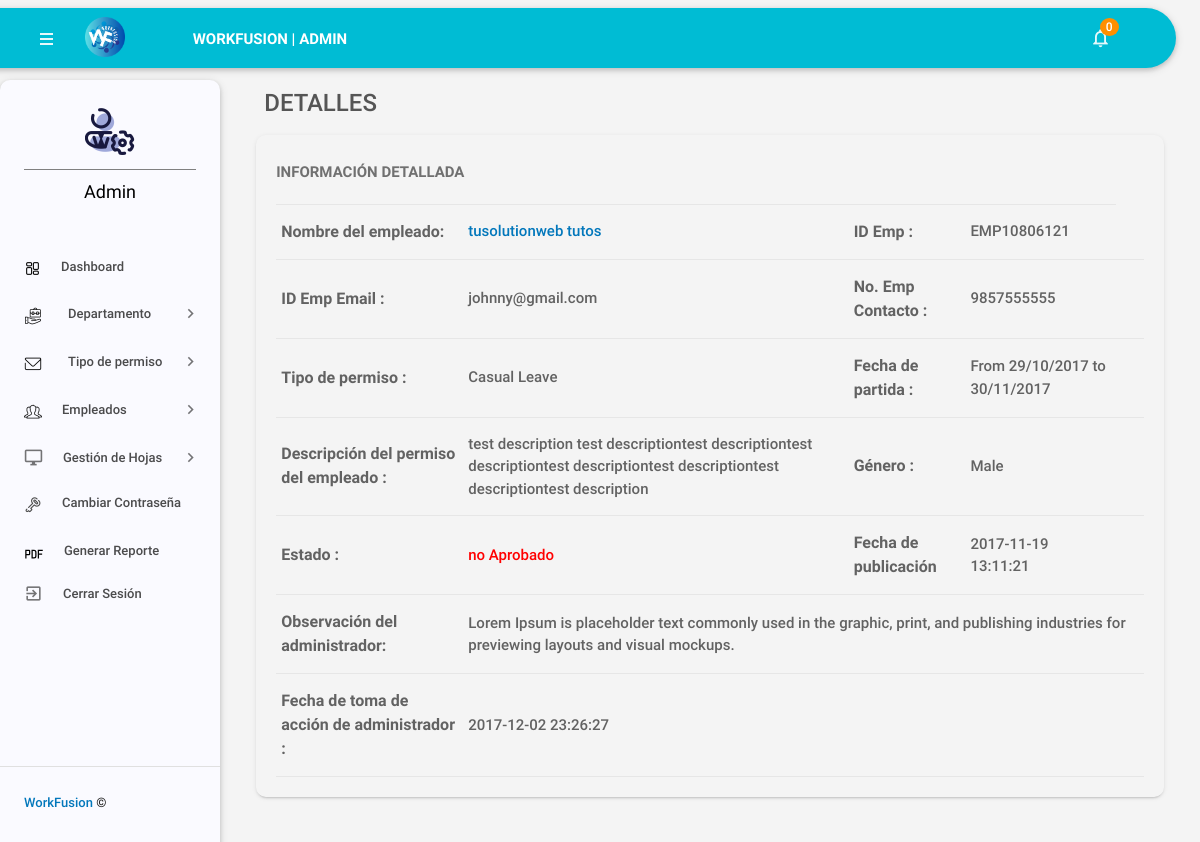
Before: /admin/leave-details.php?leaveid=7 (signed in) with the older database file.
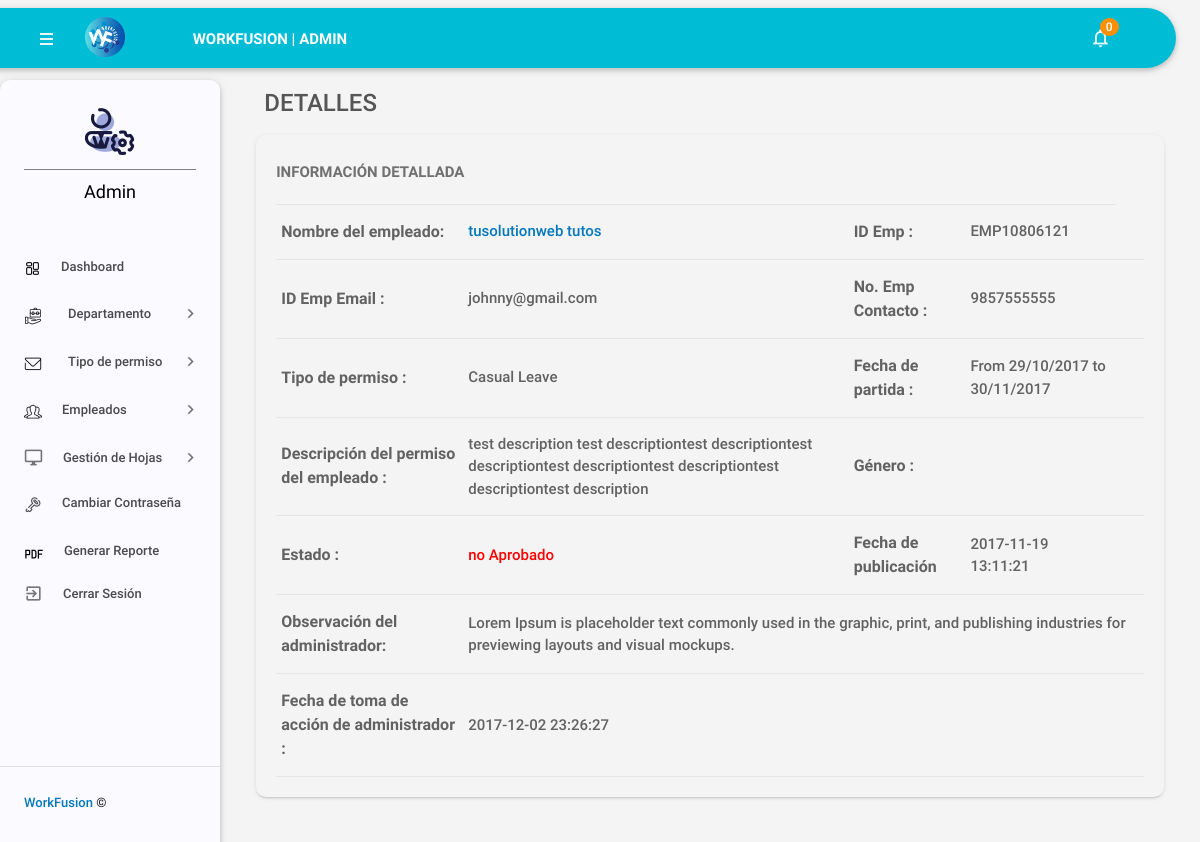
After: the same page with the newer database file.
### tables this page shows
CREATE TABLE `tblleaves` (
  `id` int(11) NOT NULL,
  `LeaveType` varchar(110) NOT NULL,
  `ToDate` varchar(120) NOT NULL,
  `FromDate` varchar(120) NOT NULL,
  `Description` mediumtext NOT NULL,
  `PostingDate` timestamp NOT NULL DEFAULT current_timestamp(),
  `AdminRemark` mediumtext DEFAULT NULL,
  `AdminRemarkDate` varchar(120) DEFAULT NULL,
  `Status` int(1) NOT NULL,
  `IsRead` int(1) NOT NULL,
  `empid` int(11) DEFAULT NULL
);

CREATE TABLE `tblemployees` (
  `id` int(11) NOT NULL,
  `EmpId` varchar(100) NOT NULL,
  `FirstName` varchar(150) NOT NULL,
  `LastName` varchar(150) NOT NULL,
  `EmailId` varchar(200) NOT NULL,
  `Password` varchar(180) NOT NULL,
  `Gender` varchar(100) NOT NULL,
  `Dob` varchar(100) NOT NULL,
  `Department` varchar(255) NOT NULL,
  `Address` varchar(255) NOT NULL,
  `City` varchar(200) NOT NULL,
  `Country` varchar(150) NOT NULL,
  `Phonenumber` char(11) NOT NULL,
  `Status` int(1) NOT NULL,
  `RegDate` timestamp NOT NULL DEFAULT current_timestamp()
);

### admin/leave-details.php (the view, shortened to what the changed rows need)
<?php
include('includes/config.php');
if (strlen($_SESSION['alogin']) == 0) {
    header('location:index.php');
} else {
    ?>
    <!DOCTYPE html>
    <html lang="es">
    <head>
        <link type="text/css" rel="stylesheet" href="../assets/plugins/materialize/css/materialize.min.css" />
        <link href="../assets/plugins/material-preloader/css/materialPreloader.min.css" rel="stylesheet">
        <link href="../assets/plugins/datatables/css/jquery.dataTables.min.css" rel="stylesheet">
        <link href="../assets/plugins/google-code-prettify/prettify.css" rel="stylesheet" type="text/css" />
        <link href="../assets/css/alpha.min.css" rel="stylesheet" type="text/css" />
        <link href="../assets/css/custom.css" rel="stylesheet" type="text/css" />
    </head>
    <body>
        <?php include('includes/header.php'); ?>
        <main class="mn-inner">
            <div class="row">
                <div class="col s12 m12 l12">
                    <div class="card">
                        <div class="card-content">
                            <table id="example" class="display responsive-table ">
                                <tbody>
                                    <?php
                                    $lid = intval($_GET['leaveid']);
                                    $sql = "SELECT tblleaves.id as lid,tblemployees.FirstName,tblemployees.LastName,tblemployees.EmpId,tblemployees.id,tblemployees.Gender,tblemployees.Phonenumber,tblemployees.EmailId,tblleaves.LeaveType,tblleaves.ToDate,tblleaves.FromDate,tblleaves.Description,tblleaves.PostingDate,tblleaves.Status,tblleaves.AdminRemark,tblleaves.AdminRemarkDate from tblleaves join tblemployees on tblleaves.empid=tblemployees.id where tblleaves.id=:lid";
                                    $query = $dbh->prepare($sql);
                                    $query->bindParam(':lid', $lid, PDO::PARAM_STR);
                                    $query->execute();
                                    $results = $query->fetchAll(PDO::FETCH_OBJ);
                                    if ($query->rowCount() > 0) {
                                        foreach ($results as $result) {
                                            ?>
                                            <tr>
                                                <td style="font-size:16px;"> <b>Nombre del empleado:</b></td>
                                                <td><a href="editemployee.php?empid=<?php echo htmlentities($result->id); ?>"
                                                        target="_blank">
                                                        <?php echo htmlentities($result->FirstName . " " . $result->LastName); ?></a>
                                                </td>
                                                <td style="font-size:16px;"><b> ID Emp :</b></td>
                                                <td><?php echo htmlentities($result->EmpId); ?></td>
                                            </tr>
                                            <tr>
                                                <td style="font-size:16px;"><b>ID Emp Email :</b></td>
                                                <td><?php echo htmlentities($result->EmailId); ?></td>
                                                <td style="font-size:16px;"><b>No. Emp Contacto :</b></td>
                                                <td><?php echo htmlentities($result->Phonenumber); ?></td>
                                                <td>&nbsp;</td>
                                                <td>&nbsp;</td>
                                            </tr>
                                            <tr>
                                                <td style="font-size:16px;"><b>Tipo de permiso :</b></td>
                                                <td><?php echo htmlentities($result->LeaveType); ?></td>
                                                <td style="font-size:16px;"><b>Fecha de partida :</b></td>
                                                <td>From <?php echo htmlentities($result->FromDate); ?> to
                                                    <?php echo htmlentities($result->ToDate); ?>
                                                </td>
                                            </tr>
                                            <tr>
                                                <td style="font-size:16px;"><b>Descripción del permiso del empleado : </b></td>
                                                <td colspan="1"><?php echo htmlentities($result->Description); ?></td>
                                                <td style="font-size:16px;"><b>Género :</b></td>
                                                <td><?php echo htmlentities($result->Gender); ?></td>
                                            </tr>
                                            <tr>
                                                <td style="font-size:16px;"><b>Estado :</b></td>
                                                <td colspan="1"><?php $stats = $result->Status;
                                                    ?>
                                                    <?php }
                                                if ($stats == 2) { ?>
                                                        <span style="color: red">no Aprobado</span>
                                                    <?php }
                                                if ($stats == 0) { ?>
                                                </td>
                                                <td style="font-size:16px;"><b>Fecha de publicación</b></td>
                                                <td><?php echo htmlentities($result->PostingDate); ?></td>
                                            </tr>
                                            <tr>
                                                <td style="font-size:16px;"><b>Observación del administrador: </b></td>
                                                <td colspan="5"><?php
                                                if ($result->AdminRemark == "") {
                                                    echo "waiting for Approval";
                                                } else {
                                                    echo htmlentities($result->AdminRemark);
                                                }
                                                ?></td>
                                            </tr>
                                            <tr>
                                                <td style="font-size:16px;"><b>Fecha de toma de acción de administrador : </b></td>
                                                <td colspan="5"><?php
                                                if ($result->AdminRemarkDate == "") {
                                                    echo "NA";
                                                } else {
                                                    echo htmlentities($result->AdminRemarkDate);
                                                }
                                                ?></td>
                                            </tr>
                                            <?php $cnt++;
                                        }
                                    } ?>
                                </tbody>
                            </table>
                        </div>
                    </div>
                </div>
            </div>
        </main>
        </div>
    </body>
    </html>
<?php } ?>

Changed rows visible on the page:
changed through a linked row, tblleaves "Casual Leave": tblemployees.Gender "Male" → (not shown)
